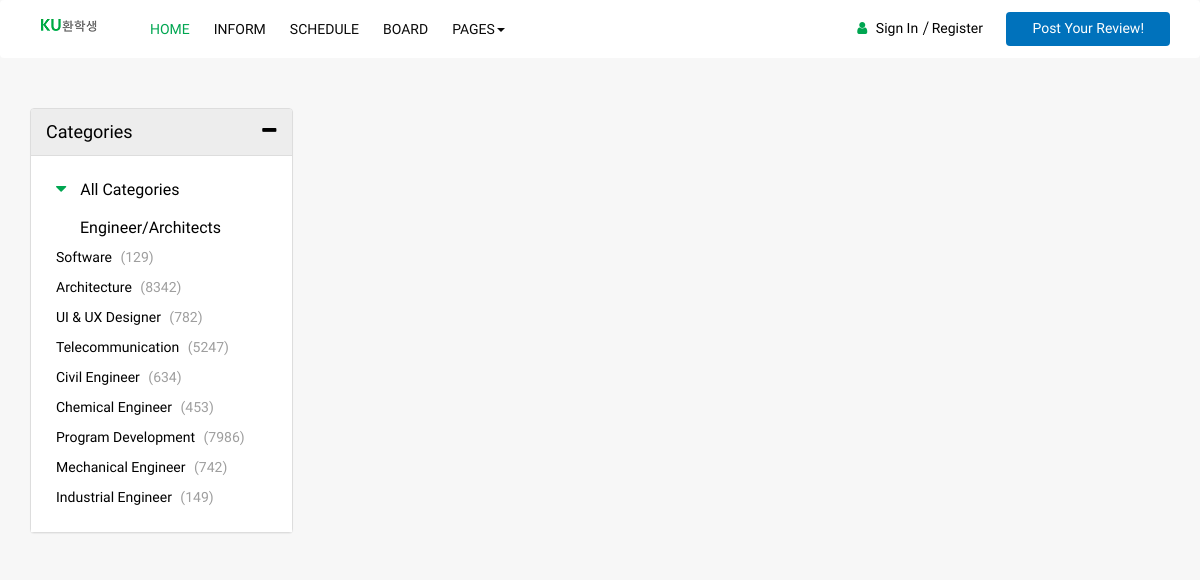
The app's page /users/blog/, older data.
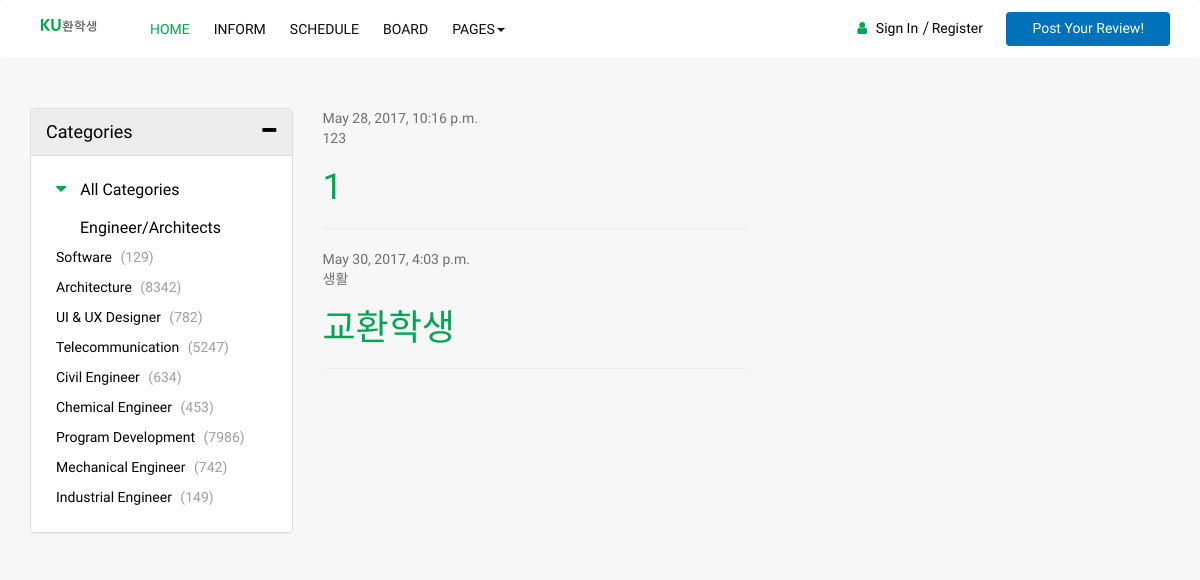
The same page, newer data.
### blog/models.py (models this page shows, shortened)
class Post(models.Model):
    author = models.ForeignKey('auth.User')
    title = models.CharField(max_length=200)
    text = models.TextField()
    created_date = models.DateTimeField(
            default=timezone.now)
    published_date = models.DateTimeField(
            blank=True, null=True)
    photo = models.ImageField(blank=True, null=True)
    class Admin:
    	   pass

### blog/views.py (the view)
def post_list(request):
    posts = Post.objects.filter(published_date__lte=timezone.now()).order_by('published_date')
    return render(request, 'blog/post_list.html', {'posts': posts})

### blog/templates/blog/post_list.html (shortened to what this page needs)
<html lang="ko">
  <head>
    {% load staticfiles %}
    <link rel="stylesheet" href="{% static 'css/bootstrap.min.css' %}" >
    <link rel="stylesheet" href="{% static 'css/font-awesome.min.css' %}">
	<link rel="stylesheet" href="{% static 'css/icofont.css' %}">
    <link rel="stylesheet" href="{% static 'css/slidr.css' %}">
    <link rel="stylesheet" href="{% static 'css/main.css' %}">
	<link id="preset" rel="stylesheet" href="{% static 'css/presets/preset1.css' %}">
    <link rel="stylesheet" href="{% static 'css/responsive.css' %}">
  </head>
  <body>
	<header id="header" class="clearfix">
		<nav class="navbar navbar-default">
			<div class="container">
				<div class="navbar-header">
					<a class="navbar-brand"><img class="img-responsive" src="{% static 'images/mainlogo.png' %}" alt="Logo"></a>
				</div>
				<div class="navbar-left">
					<div class="collapse navbar-collapse" id="navbar-collapse">
						<ul class="nav navbar-nav">
							<li class="active"><a href="{% url 'main_view' %}">Home</a></li>
							<li><a href="job-list.html">Inform</a></li>
							<li><a href="details.html">Schedule</a></li>
							<li><a href="{% url 'post_list' %}">Board</a></li>
							<li class="dropdown"><a href="javascript:void(0);" class="dropdown-toggle" data-toggle="dropdown">Pages<span class="caret"></span></a>
							</li>
						</ul>
					</div>
				</div>
				<div class="nav-right">
					<ul class="sign-in">
						<li><i class="fa fa-user"></i></li>
						<li><a href="{% url 'login' %}">Sign In</a></li>
						<li><a href="{% url 'register' %}">Register</a></li>
					</ul>
					<a href="{% url 'post_new' %}" class="btn">Post Your Review!</a>
				</div>
			</div>
		</nav>
	</header>
	<section class="post1">
		<div class="container">
			<div class="category-info">
				<div class="row">
					<div class="col-md-3 col-sm-4">
						<div class="accordion">
							<div class="panel-group" id="accordion">
								<div class="panel panel-default panel-faq">
									<div class="panel-heading">
										<div  class="panel-title">
											<a data-toggle="collapse" data-parent="#accordion" href="#accordion-one">
												<h4>Categories<span class="pull-right"><i class="fa fa-minus"></i></span></h4>
											</a>
										</div>
									</div>
									<div id="accordion-one" class="panel-collapse collapse in">
										<div class="panel-body">
											<h5><a href="categories-main.html"><i class="fa fa-caret-down"></i> All Categories</a></h5>
											<a href="#"><i class="icofont icofont-man-in-glasses"></i>Engineer/Architects</a>
											<ul>
												<li><a href="#">Software <span>(129)</span></a></li>
												<li><a href="#">Architecture <span>(8342)</span></a></li>
												<li><a href="#">UI & UX Designer <span>(782)</span></a></li>
												<li><a href="#">Telecommunication <span>(5247)</span></a></li>
												<li><a href="#">Civil Engineer <span>(634)</span></a></li>
												<li><a href="#">Chemical Engineer <span>(453)</span></a></li>
												<li><a href="#">Program Development <span>(7986)</span></a></li>
												<li><a href="#">Mechanical Engineer <span>(742)</span></a></li>
												<li><a href="#">Industrial Engineer <span>(149)</span></a></li>
											</ul>
										</div>
									</div>
								</div>
							 </div>
						</div>
					</div>
					<div class="col-sm-8 col-md-7">
                		 <div class="row">
                            <div class="col-md-8">
                                {% for post in posts %}
                                    <div class="post">
                                        <div class="date">
                                            {{ post.published_date }}
                                        </div>
                                        <p>{{ post.text|linebreaksbr }}</p>
                                        <h1><a href="{% url 'post_detail' pk=post.pk %}">{{ post.title }}</a></h1><hr>
                                    </div>
                                {% endfor %}
                            </div>
                        </div>
						</div>
					</div>
				</div>
			</div>
	</section>
  </body>
</html>

### static/css/main.css (style rules this page uses)
html, body { font-family: 'Ubuntu', sans-serif; font-weight:400; color:#6f6f6f; overflow-x:hidden; -webkit-font-smoothing: antialiased; background-color: #f7f7f7; }
h1, h2, h3, h4, h5, h6 { font-family: 'Ubuntu', sans-serif; font-weight:normal; }
ul { margin:0; padding:0; list-style:none; }
a { font-family: 'Ubuntu', sans-serif; color: #00a651; }
a, a:hover, a:focus, input:focus { text-decoration:none; outline: none; color:#02743a; }
img { max-width: 100%; }
section { min-width: 100%; position: relative; width: 100%; padding: 50px 0; }
#header .navbar-default { padding: 4px 0; background: #fff; border: none; }
.navbar-brand { padding: 6px 15px; height: inherit; }
.navbar { margin: 0; }
.nav li a, .navbar-default .navbar-nav>li>a { background-color: transparent; font-weight: 500; font-size: 14px; color: #0a0a0a; padding: 15px 12px; text-transform: uppercase; }
.nav li a:hover, .navbar-default .navbar-nav>li>a:focus, .navbar-default .navbar-nav>li>a:hover, .navbar-default .navbar-nav>.active>a:focus, .navbar-default .navbar-nav>.active>a:hover, .navbar-default .navbar-nav>.active>a, .navbar-default .navbar-nav>.open>a, .navbar-default .navbar-nav>.open>a:focus, .navbar-default .navbar-nav>.open>a:hover, .dropdown-menu>.active>a, .dropdown-menu>.active>a:focus, .dropdown-menu>.active>a:hover, .navbar-default .navbar-nav .open .dropdown-menu > .active > a, .navbar-default .navbar-nav .open .dropdown-menu > li > a:focus, .navbar-default .navbar-nav .open .dropdown-menu > li > a:hover, .navbar-default .navbar-nav .open .dropdown-menu > .active > a:focus, .navbar-default .navbar-nav .open .dropdown-menu > .active > a:hover { background-color: transparent; color: #00a651; }
.nav-right { margin-top: 4px; text-align: right; }
.sign-in { display:inline; }
.sign-in li { display:inline-block; margin-top: 10px; }
.language-dropdown i.fa-globe, .sign-in li i { font-size: 14px; color: #00a651; margin-right: 5px; }
.sign-in li:last-child { position: relative; padding-left: 10px; }
.sign-in li:last-child:before { position: absolute; left: 0; top: 50%; background-image: url(../images/1.png); background-repeat: no-repeat; width: 7px; height: 14px; content:""; margin-top: -7px; }
.sign-in li a { color: #000000; font-size: 14px; }
#header a.btn, .download-button a.btn { padding: 5px 25px 7px; background-color: #0072bc; font-weight: 400; font-size: 14px; color: #fff; margin-left: 20px; }
.accordion a h4 { color: #000000; font-weight: 500; margin: 3px 0; }
#accordion .panel-default { margin-bottom: 20px; }
#accordion .panel-default>.panel-heading { background-color: #ededed; border: none; }
#accordion .panel-body { padding:20px 25px; background-color:#fff; }
#accordion .panel-body h5 { font-size: 16px; color: #000; margin-top: 0; }
#accordion .panel-body h5 i { color: #00a651; }
#accordion .panel-body a { color: #000000; font-weight: 500; font-size: 16px; line-height: 28px; }
#accordion .panel-body ul li a { font-weight: 400; line-height: 30px; font-size: 14px; }
#accordion .panel-body ul li a span { color: #9e9e9e; margin-left:5px; }
#accordion .panel-body a i { font-size:18px; color: #8E8B8B; margin-right:10px; }
input, select, a, .transition, .footer-widget input, .favorites-user small, .feedback input[type="submit"], .select-category li:before, .team-social, .social-widget a, .banner-form input[type="submit"], .category-title, .category-icon img, .category-quantity, .owl-next, .owl-prev, .home-banner .contact-form .form-control, .col-to-action .btn, .see-more button, .post-resume .upload-image, .close-icon { -webkit-transition: all 500ms; -moz-transition: all 500ms; -ms-transition: all 500ms; -o-transition: all 500ms; transition: all 500ms; }

Row changes from the older to the newer data that the page shows:
added Post: published_date "May 28, 2017, 10:16 p.m.", text "123", title "1"
added Post: published_date "May 30, 2017, 4:03 p.m.", text "생활", title "교환학생"
